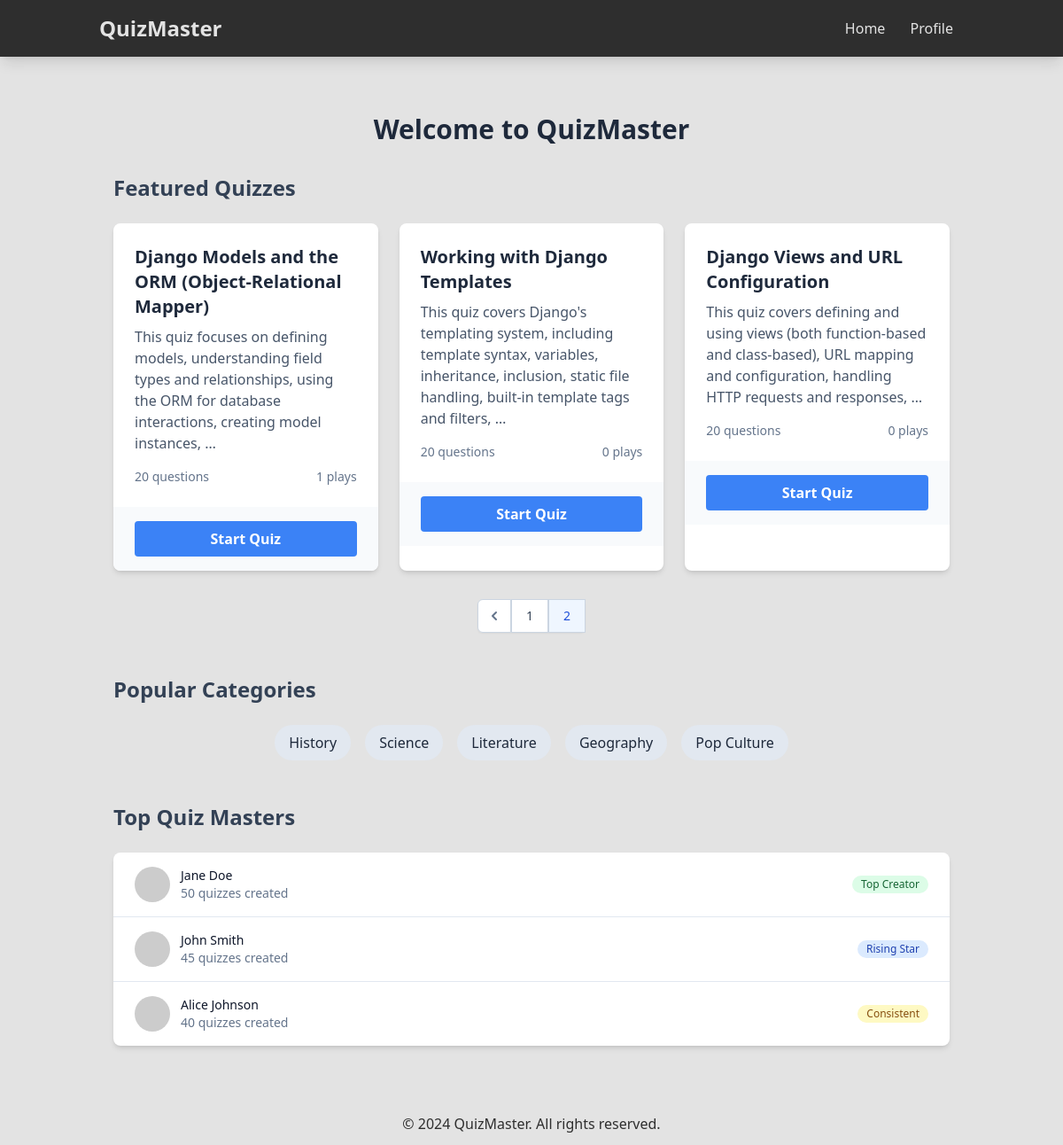
Screenshot of /?page=2 with the database file from the repository.
### quizzes/models.py (models this page shows, shortened)
class Quiz(models.Model):
    title = models.CharField(max_length=200)
    description = models.TextField(blank=True)
    category = models.CharField(max_length=50)
    creator = models.ForeignKey(User, on_delete=models.CASCADE)
    created_at = models.DateTimeField(auto_now_add=True)
    updated_at = models.DateTimeField(auto_now=True)

### quizzes/views.py (the view)
# urls.py: 2. Add a URL to urlpatterns:  path('', views.home, name='home')
def home(request):
    all_quizzes = Quiz.objects.all().order_by("-created_at")
    paginator = Paginator(all_quizzes, 6)  # Show 6 quizzes per page
    page = request.GET.get("page")
    try:
        quizzes = paginator.page(page)
    except PageNotAnInteger:
        quizzes = paginator.page(1)
    except EmptyPage:
        quizzes = paginator.page(paginator.num_pages)
    return render(request, "quizzes/home.html", {"quizzes": quizzes})

### quizzes/templates/quizzes/home.html (shortened to what this page needs)
{% extends 'quizzes/base.html' %}
{% block content %}
  <div class="container mx-auto px-4 py-8">
    <h1 class="text-3xl font-bold mb-8 text-center text-slate-800 dark:text-slate-200">Welcome to QuizMaster</h1>
    <section class="mb-12">
      <h2 class="text-2xl font-bold mb-6 text-slate-700 dark:text-slate-300">Featured Quizzes</h2>
      {% if quizzes %}
        <div class="grid grid-cols-1 md:grid-cols-2 lg:grid-cols-3 gap-6">
          {% for quiz in quizzes %}
            <div class="bg-white dark:bg-slate-800 rounded-lg shadow-md overflow-hidden">
              <div class="p-6">
                <h3 class="font-bold text-xl mb-2 text-slate-800 dark:text-slate-200">{{ quiz.title }}</h3>
                <p class="text-slate-600 dark:text-slate-400 mb-4">{{ quiz.description|truncatewords:20 }}</p>
                <div class="flex justify-between items-center text-sm text-slate-500 dark:text-slate-400">
                  <span>{{ quiz.questions.count }} questions</span>
                  <span>{{ quiz.quizattempt_set.count }} plays</span>
                </div>
              </div>
              <div class="px-6 py-4 bg-slate-50 dark:bg-slate-700">
                <a href="{% url 'quiz_take' quiz.id %}" class="block w-full text-center bg-blue-500 hover:bg-blue-600 text-white font-bold py-2 px-4 rounded transition duration-300">
                  Start Quiz
                </a>
              </div>
            </div>
          {% endfor %}
        </div>
        {% if quizzes.has_other_pages %}
          <div class="flex justify-center mt-8">
            <nav class="inline-flex rounded-md shadow-sm" aria-label="Pagination">
              {% if quizzes.has_previous %}
                <a href="?page={{ quizzes.previous_page_number }}" class="relative inline-flex items-center px-2 py-2 rounded-l-md border border-slate-300 bg-white text-sm font-medium text-slate-500 hover:bg-slate-50">
                  <svg class="h-5 w-5" xmlns="http://www.w3.org/2000/svg" viewBox="0 0 20 20" fill="currentColor" aria-hidden="true">
                    <path fill-rule="evenodd" d="M12.707 5.293a1 1 0 010 1.414L9.414 10l3.293 3.293a1 1 0 01-1.414 1.414l-4-4a1 1 0 010-1.414l4-4a1 1 0 011.414 0z" clip-rule="evenodd" />
                  </svg>
                </a>
              {% endif %}
              {% for i in quizzes.paginator.page_range %}
                {% if quizzes.number == i %}
                  <span class="relative inline-flex items-center px-4 py-2 border border-slate-300 bg-blue-50 text-sm font-medium text-blue-700">
                    {{ i }}
                  </span>
                {% else %}
                  <a href="?page={{ i }}" class="relative inline-flex items-center px-4 py-2 border border-slate-300 bg-white text-sm font-medium text-slate-700 hover:bg-slate-50">
                    {{ i }}
                  </a>
                {% endif %}
              {% endfor %}
            </nav>
          </div>
        {% endif %}
      {% else %}
        <p class="text-center text-slate-600 dark:text-slate-400">No quizzes available yet. Be the first to create one!</p>
      {% endif %}
    </section>
    <section class="mb-12">
      <h2 class="text-2xl font-bold mb-6 text-slate-700 dark:text-slate-300">Popular Categories</h2>
      <div class="flex flex-wrap gap-4 justify-center">
        <a href="#" class="px-4 py-2 bg-slate-200 dark:bg-slate-700 text-slate-800 dark:text-slate-200 rounded-full hover:bg-slate-300 dark:hover:bg-slate-600 transition duration-300">History</a>
        <a href="#" class="px-4 py-2 bg-slate-200 dark:bg-slate-700 text-slate-800 dark:text-slate-200 rounded-full hover:bg-slate-300 dark:hover:bg-slate-600 transition duration-300">Science</a>
        <a href="#" class="px-4 py-2 bg-slate-200 dark:bg-slate-700 text-slate-800 dark:text-slate-200 rounded-full hover:bg-slate-300 dark:hover:bg-slate-600 transition duration-300">Literature</a>
        <a href="#" class="px-4 py-2 bg-slate-200 dark:bg-slate-700 text-slate-800 dark:text-slate-200 rounded-full hover:bg-slate-300 dark:hover:bg-slate-600 transition duration-300">Geography</a>
        <a href="#" class="px-4 py-2 bg-slate-200 dark:bg-slate-700 text-slate-800 dark:text-slate-200 rounded-full hover:bg-slate-300 dark:hover:bg-slate-600 transition duration-300">Pop Culture</a>
      </div>
    </section>
    <section>
      <h2 class="text-2xl font-bold mb-6 text-slate-700 dark:text-slate-300">Top Quiz Masters</h2>
      <div class="bg-white dark:bg-slate-800 rounded-lg shadow-md overflow-hidden">
        <ul class="divide-y divide-slate-200 dark:divide-slate-700">
          <li class="px-6 py-4 flex items-center justify-between">
            <div class="flex items-center">
              <img class="h-10 w-10 rounded-full" src="https://picsum.photos/40/40" alt="User avatar">
              <div class="ml-3">
                <p class="text-sm font-medium text-slate-900 dark:text-slate-200">Jane Doe</p>
                <p class="text-sm text-slate-500 dark:text-slate-400">50 quizzes created</p>
              </div>
            </div>
            <span class="inline-flex items-center px-2.5 py-0.5 rounded-full text-xs font-medium bg-green-100 text-green-800">
              Top Creator
            </span>
          </li>
          <li class="px-6 py-4 flex items-center justify-between">
            <div class="flex items-center">
              <img class="h-10 w-10 rounded-full" src="https://picsum.photos/40/40" alt="User avatar">
              <div class="ml-3">
                <p class="text-sm font-medium text-slate-900 dark:text-slate-200">John Smith</p>
                <p class="text-sm text-slate-500 dark:text-slate-400">45 quizzes created</p>
              </div>
            </div>
            <span class="inline-flex items-center px-2.5 py-0.5 rounded-full text-xs font-medium bg-blue-100 text-blue-800">
              Rising Star
            </span>
          </li>
          <li class="px-6 py-4 flex items-center justify-between">
            <div class="flex items-center">
              <img class="h-10 w-10 rounded-full" src="https://picsum.photos/40/40" alt="User avatar">
              <div class="ml-3">
                <p class="text-sm font-medium text-slate-900 dark:text-slate-200">Alice Johnson</p>
                <p class="text-sm text-slate-500 dark:text-slate-400">40 quizzes created</p>
              </div>
            </div>
            <span class="inline-flex items-center px-2.5 py-0.5 rounded-full text-xs font-medium bg-yellow-100 text-yellow-800">
              Consistent
            </span>
          </li>
        </ul>
      </div>
    </section>
  </div>
{% endblock %}

### rows the page displays
Quiz: title "Django Models and the ORM (Object-Relational Mapper)", description "This quiz focuses on defining models, understanding field types and relationships, using the ORM for database interactions, creating model instances, …", questions.count "20", quizattempt_set.count "1"
Quiz: title "Working with Django Templates", description "This quiz covers Django's templating system, including template syntax, variables, inheritance, inclusion, static file handling, built-in template tags and filters, …", questions.count "20", quizattempt_set.count "0"
Quiz: title "Django Views and URL Configuration", description "This quiz covers defining and using views (both function-based and class-based), URL mapping and configuration, handling HTTP requests and responses, …", questions.count "20", quizattempt_set.count "0"

### other values shown
{{ i }} "1"
{{ i }} "2"
